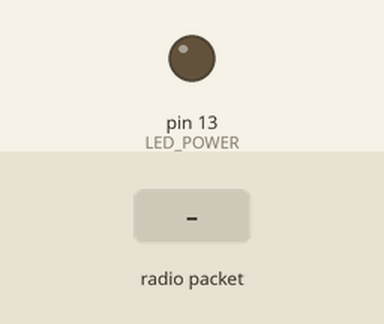
Simulated run of this sketch. Board: Arduino Uno, built with avr-gcc and run on an emulated ATmega328P. On the bench: output pins drawn as LEDs (lit = HIGH). The test bench sets the inputs (shaded band). No radio packets arrive unless stated; pins used as bus, display or sensor lines are not drawn; what the sketch prints to the serial monitor is not drawn.

Above: at 1.3 s.
1.4 s: radio packet "1" arrives
At 2.2 s:
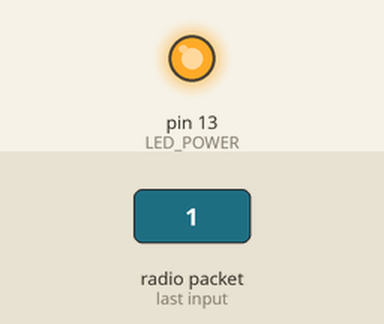
2.9 s: radio packet "0" arrives
5.9 s: radio packet "2" arrives
Timing chart, 0 to 8.9 s (numbered marks = the images above; inputs shaded):
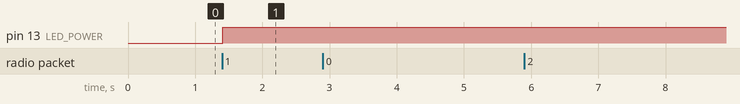

Measured:
- after the input at 1.4 s, pin 13 (LED_POWER): LOW → HIGH at once
- after the input at 2.9 s, every drawn part: stays the same
- after the input at 5.9 s, every drawn part: stays the same

The sketch:

SlaveSignalRx.ino
```cpp
// Feather9x_RX
// -*- mode: C++ -*-
// Example sketch showing how to create a simple messaging client (receiver)
// with the RH_RF95 class. RH_RF95 class does not provide for addressing or
// reliability, so you should only use RH_RF95 if you do not need the higher
// level messaging abilities.
// It is designed to work with the other example Feather9x_TX

#include <SPI.h>
#include <RH_RF95.h>
#include <elapsedMillis.h>

/* for feather m0 */
#define RFM95_CS 8
#define RFM95_RST 4
#define RFM95_INT 3

// Change to 434.0 or other frequency, must match RX's freq!
#define RF95_FREQ 433.0
#define TX_POWER_LEVEL 10
// power and state indicator
#define LED_POWER 13
#define WAIT_TIME 20000 // 20 seconds
#define STATE_IDLE 0xA0
#define STATE_REQUEST_SIGNAL_VALID 0xA1
#define STATE_TIMER_COUNT 0xA2
unsigned long currentState = STATE_IDLE;

char* requestRxToken;
const char RESPONSE_TOKEN[20] = "1234567890123456789";
const char REQUEST_TOKEN[20] = "ABCDEFGH1JKLMNOPQRS";

// Singleton instance of the radio driver
RH_RF95 rf95(RFM95_CS, RFM95_INT);
elapsedMillis waitingTimeElapsed;

void setup() {
  pinMode(LED_POWER, OUTPUT);
  pinMode(RFM95_RST, OUTPUT);
  digitalWrite(RFM95_RST, HIGH);

  // while (!Serial); uncomment when debugging
  Serial.begin(9600);
  delay(100);

  // manual reset
  digitalWrite(RFM95_RST, LOW);
  delay(10);
  digitalWrite(RFM95_RST, HIGH);
  delay(10);

  while (!rf95.init()) {
    out("LoRa radio init failed");
    while (1);
  }
  out("LoRa radio init OK!");

  // Defaults after init are 434.0MHz, modulation GFSK_Rb250Fd250, +13dbM
  if (!rf95.setFrequency(RF95_FREQ)) {
    out("setFrequency failed");
    while (1);
  }
  Serial.print("Set Freq to: "); Serial.println(RF95_FREQ);

  // Defaults after init are 434.0MHz, 13dBm, Bw = 125 kHz, Cr = 4/5, Sf = 128chips/symbol, CRC on

  // The default transmitter power is 13dBm, using PA_BOOST.
  // If you are using RFM95/96/97/98 modules which uses the PA_BOOST transmitter pin, then
  // you can set transmitter powers from 5 to 23 dBm:
  rf95.setTxPower(TX_POWER_LEVEL, false);
}

void loop() {
  while(currentState == STATE_IDLE){
      out("idle state");
      if (rf95.available()){
        // Should be a message for us now
        uint8_t buf[RH_RF95_MAX_MESSAGE_LEN];
        uint8_t len = sizeof(buf);

        if (rf95.recv(buf, &len)) {
          digitalWrite(LED_POWER, HIGH);
          RH_RF95::printBuffer("Received: ", buf, len);
          Serial.print("Got: ");
          requestRxToken = (char*)buf;
          Serial.println(requestRxToken);
          // compare token if valid
          if (strcmp(requestRxToken, REQUEST_TOKEN) == 0){
            Serial.print("RSSI: ");
            Serial.println(rf95.lastRssi(), DEC);
            delay(10);
            // Send a reply
            delay(200); // may or may not be needed
            // replay validation message
            uint8_t data[] = "1234567890123456789";
            rf95.send(data, sizeof(data));
            rf95.waitPacketSent();
            out("Sent a reply");
            digitalWrite(LED_POWER, LOW);
            out(">> VALIDATION SENT BACK");
            currentState = STATE_REQUEST_SIGNAL_VALID;
            waitingTimeElapsed = 0;
          } else {
            out("invalid token");
          }
        } else {
          out("Receive failed");
        }
    }
  }

  while(currentState == STATE_REQUEST_SIGNAL_VALID){
    // blink LED
    out("blink here; start time elapse count");
    blinkState();
    if (waitingTimeElapsed > WAIT_TIME){
      // waiting time; reset to idle state
      waitingTimeElapsed = 0;       // reset the counter to 0 so the counting starts over...
      digitalWrite(LED_POWER, HIGH);
      currentState = STATE_IDLE;
    }
  }
}

void out(String v){
  Serial.println(v);
}

void blinkState(){
  int ledState = digitalRead(LED_POWER);  // read input value
  ledState = (ledState == HIGH) ? LOW : HIGH;
  digitalWrite(LED_POWER, ledState);
  delay(500);
}
```
